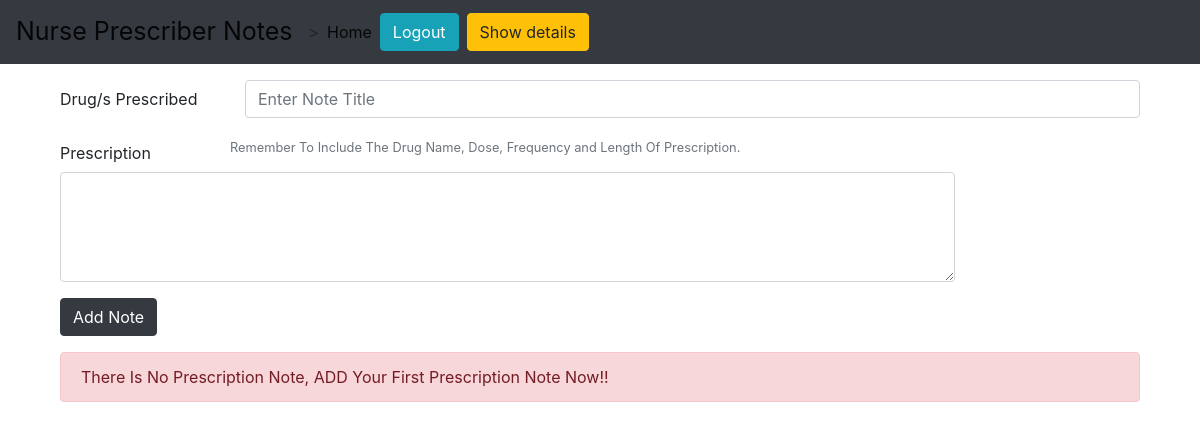
Before: / (signed in) with the older database file.
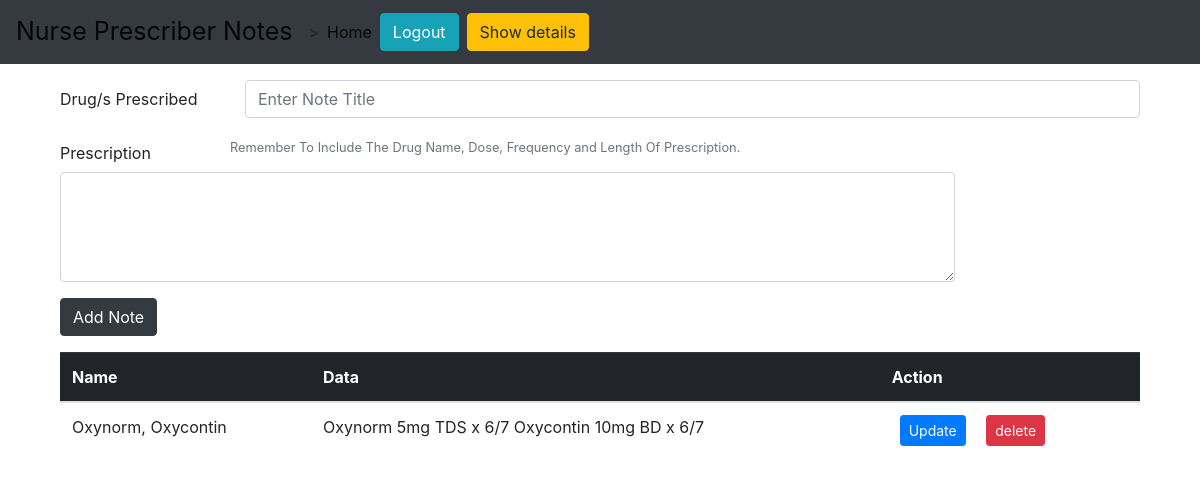
After: the same page with the newer database file.
### website/models.py (models this page shows)
class Note(db.Model):
    id = db.Column(db.Integer, primary_key = True)
    title = db.Column(db.String(5000))
    text = db.Column(db.String(5000))
    time = db.Column(db.DateTime(timezone=True), default=func.now())
    user_id = db.Column(db.Integer,db.ForeignKey("user.id"))

### website/views.py (the view, shortened to what this page needs)
@views.route('/',methods=['GET','POST'])
@login_required
def home():
    return render_template("index.html",user=current_user)

### website/__init__.py (called while the page is built)
def create_app():
    app = Flask(__name__)
    app.config['SECRET_KEY']="I am the secret key"
    app.config['SQLALCHEMY_DATABASE_URI'] = f'sqlite:///{DB_NAME}'
    app.config['SQLALCHEMY_TRACK_MODIFICATIONS'] = True
    db.init_app(app)
    from .views import views
    from .auth import auth
    app.register_blueprint(views,url_prefix="/")
    app.register_blueprint(auth,url_prefix="/")
    from .models import User, Note
    create_db(app)
    login_manager=LoginManager()
    login_manager.login_view = 'auth.login'
    login_manager.init_app(app)
    @login_manager.user_loader
    def load_user(id):
        return User.query.get(int(id))
    return app

### website/templates/index.html (shortened to what this page needs)
{% extends 'base.html' %}
{% block deleteAcc %}
<div class="form-inline mx-2 my-lg-0 ">
    <a href="/details/{{user.id}}" class="btn btn-warning my-2 my-sm-0" type="button" id="logout">Show details</a>
</div>
{% endblock deleteAcc %}
{% block content %}
<div class="container mt-3">
    <form action="/" method="post">
        <div class="form-group row">
            <label for="staticEmail" class="col-sm-2 col-form-label">Drug/s Prescribed</label>
            <div class="col-sm-10">
                <input type="text" class="form-control" name="title" id="formGroupExampleInput" placeholder="Enter Note Title">
            </div>
        </div>
        <div class="form-group row">
            <label for="note-desc" class="col-sm-2 col-form-label">Prescription</label>
            <small id="prescriptionHelpBlock" class="form-text text-muted">
                Remember To Include The Drug Name, Dose, Frequency and Length Of Prescription.
            </small>
            <div class="col-sm-10">
                <textarea class="form-control" rows="4" name="note"></textarea>
            </div>
        </div>
        <button type="submit" class="btn btn-dark">Add Note</button>
    </form>
</div>
<div class="container mt-3">
    <table class="table">
        {% if user.notes|length ==0  %}
        <div class="alert alert-danger" role="alert">
            There Is No Prescription Note, ADD Your First Prescription Note Now!!
        </div>
        {% else %}
        <thead class="table-dark">
            <tr>
                <th scope="col">Name</th>
                <th scope="col">Data</th>
                <th scope="col">Action</th>
            </tr>
        </thead>
        <tbody>
            {% for note in user.notes %}
            <tr>
                <td>{{note.title}}</td>
                <td>{{note.text}}</td>
                <td>
                    <a href="/update/{{note.id}}" type="button" class="btn btn-primary btn-sm mx-2">
                        Update
                    </a></button>
                    <a href="/delete/{{note.id}}" type="button" class="btn btn-danger btn-sm mx-2">delete</a></button>
                </td>
            </tr>
            {% endfor %}
            {% endif %}
        </tbody>
    </table>
</div>
{% endblock content %}

### website/templates/base.html (shortened to what this page needs)
<!DOCTYPE html>
<html>
<head>
    <link rel="stylesheet"
          href="https://cdn.jsdelivr.net/npm/bootstrap@4.1.3/dist/css/bootstrap.min.css"
 />
    <link rel="stylesheet"
          href="https://cdn.jsdelivr.net/npm/@fortawesome/fontawesome-free@6.1.1/css/fontawesome.min.css"
 />
</head>
<body>
    <nav class="navbar navbar-expand-lg navbar-light bg-dark">
        <a class="navbar-brand" href="/" style="font-size:25px">Nurse Prescriber Notes</a>
        >
        <div class="collapse navbar-collapse" id="navbarSupportedContent">
            <ul class="navbar-nav">
                {% if user.is_authenticated %}
                <li class="nav-item">
                    <a class="nav-link active" href="/" id="logout">Home</a>
                </li>
                {% endif %}
            </ul>
            {% if user.is_authenticated %}
            <div class="form-inline my-2 my-lg-0 ">
                <a href="/logout" class="btn btn-info my-2 my-sm-0" type="button" id="logout">Logout</a>
            </div>
            {% block deleteAcc %}
            {% endblock deleteAcc %}
            {% endif %}
        </div>
    </nav>
    <div class="container">
        {% block content %}
        {% endblock content %}
    </div>
</body>
</html>

Changed rows visible on the page:
added Note: title "Oxynorm, Oxycontin", text "Oxynorm 5mg TDS x 6/7 Oxycontin 10mg BD x 6/7"
Other visible differences:
text no longer shown: "There Is No Prescription Note, ADD Your First Prescription Note Now!!"
text now shown: "Name Data Action"
